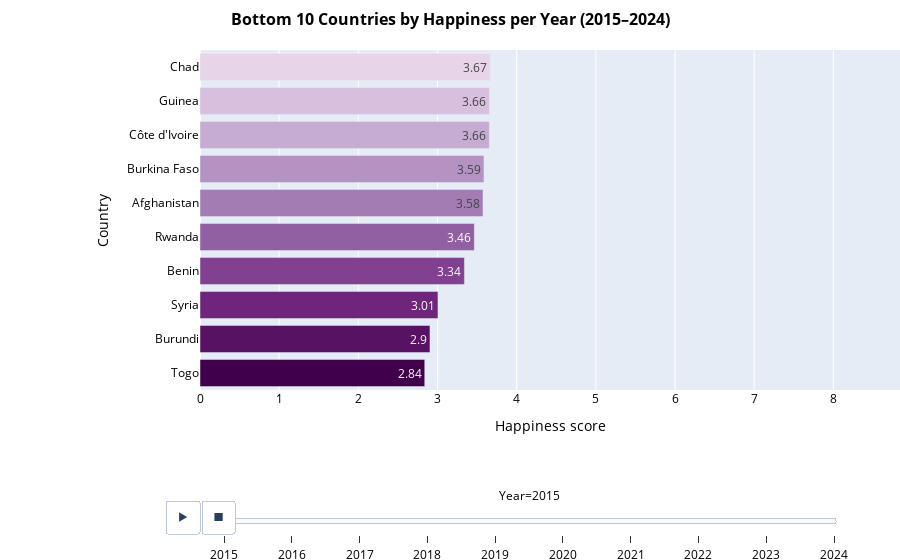

Source (notebook cell):
### Code cell
# Animated bar chart for bottom 10 Countries
bottom10_countries = (
    df.sort_values(['Year', 'Happiness score'], ascending=[True, False])
      .groupby('Year')
      .tail(10)
      .reset_index(drop=True)
)
years = sorted(bottom10_countries['Year'].unique())

red_stops = [colorscale[0][1], colorscale[1][1], colorscale[2][1],
               colorscale[3][1], colorscale[4][1]]
cmap = LinearSegmentedColormap.from_list('red', red_stops)
red_palette = [to_hex(cmap(i)) for i in np.linspace(0, 1, 10)]

# First year plot
first_year_data = (
    bottom10_countries[bottom10_countries['Year'] == years[0]]
    .sort_values('Happiness score', ascending=False)
)
n_colors = len(red_palette)
colors_first = [red_palette[n_colors - 1 - i] 
                for i in range(len(first_year_data))]

fig = go.Figure(
    data=[
        go.Bar(
            x=first_year_data['Happiness score'],
            y=first_year_data['Country standardized'],
            orientation='h',
            marker=dict(color=colors_first),
            text=first_year_data['Happiness score'].round(2),
            textposition='inside',
            texttemplate='%{text}',
            ids=first_year_data['Country standardized'],
            showlegend=False
        )
    ]
)

# Frames for simulating the animation
frames = []
for year in years:
    year_data = bottom10_countries[
        bottom10_countries['Year'] == year].sort_values(
        'Happiness score', ascending=False)
    colors = [red_palette[n_colors - 1 - i] for i in range(len(year_data))]

    frames.append(
        go.Frame(
            data=[
                go.Bar(
                    x=year_data['Happiness score'],
                    y=year_data['Country standardized'],
                    orientation='h',
                    marker=dict(color=colors),
                    text=year_data['Happiness score'].round(2),
                    textposition='inside',
                    texttemplate='%{text}',
                    ids=year_data['Country standardized']
                )
            ],
            name=str(year)
        )
    )
fig.frames = frames

# Modify the layout
fig.update_layout(
    margin=dict(l=200, r=0, t=50, b=150),

    title=dict(
        text="<b>Bottom 10 Countries by Happiness per Year (2015–2024)</b>",
        x=0.5,
        font=dict(size=16, color='black')
    ),

    xaxis=dict(
        title='Happiness score',
        title_font=dict(color='black'),
        tickfont=dict(color='black'),
        range=[0, top10_countries['Happiness score'].max() + 1]
    ),

    yaxis=dict(
        title='Country',
        title_font=dict(color='black'),
        tickfont=dict(color='black'),
        autorange='reversed'
    ),

    # Buttons
    updatemenus=[{
        'type': 'buttons',
        'direction': 'right',
        'showactive': False,
        'x': -0.05,
        'y': -0.42,
        'xanchor': 'left',
        'yanchor': 'bottom',
        'buttons': [
            {
                'label': '▶',
                'method': 'animate',
                'args':[None, {'frame': {'duration': 1000, 'redraw': True},
                               'fromcurrent': True,
                               'transition': {'duration': 300}}]
            },
            {
                'label': '■',
                'method': 'animate',
                'args':[[None], {'frame': {'duration': 0, 'redraw': True},
                                 'mode': 'immediate',
                                 'transition': {'duration': 0}}]
            }
        ]
    }],

    # Slider
    sliders=[{
        'active': 0,
        'x': 0.02,
        'y': -0.5,
        'xanchor': 'left',
        'yanchor': 'bottom',
        'currentvalue': {
            'prefix': 'Year=',
            'visible': True,
            'xanchor': 'center'
        },
        'len': 0.9,
        'steps': [
            {
                'args': [[str(year)], 
                         {'frame': {'duration': 800, 'redraw': True}, 
                          'mode':'immediate'}],
                'label': str(year),
                'method':'animate'
            } for year in years
        ],
        'font': {
            'color': 'black'
        }
    }]
)

output_path = os.path.join(
    visualizations_folder, 'interactive_bottom10_bar_chart_race.html')
fig.write_html(output_path)
fig.show()

### Figure 1 — Plotly figure (JSON) as saved in the notebook; plotly's stock layout.template omitted (floating-point values rounded to 4 significant figures)
{"data": [{"ids": ["Chad", "Guinea", "Côte d'Ivoire", "Burkina Faso", "Afghanistan", "Rwanda", "Benin", "Syria", "Burundi", "Togo"], "marker": {"color": ["#e7d4e8", "#d7bfdd", "#c6abd2", "#b493c3", "#a27cb3", "#9160a2", "#824190", "#6f257c", "#581264", "#40004b"]}, "orientation": "h", "showlegend": false, "text": [3.67, 3.66, 3.66, 3.59, 3.58, 3.46, 3.34, 3.01, 2.9, 2.84], "textposition": "inside", "texttemplate": "%{text}", "type": "bar", "x": [3.667, 3.656, 3.655, 3.587, 3.575, 3.465, 3.34, 3.006, 2.905, 2.839], "y": ["Chad", "Guinea", "Côte d'Ivoire", "Burkina Faso", "Afghanistan", "Rwanda", "Benin", "Syria", "Burundi", "Togo"]}], "layout": {"margin": {"b": 150, "l": 200, "r": 0, "t": 50}, "sliders": [{"active": 0, "currentvalue": {"prefix": "Year=", "visible": true, "xanchor": "center"}, "font": {"color": "black"}, "len": 0.9, "steps": [{"args": [["2015"], {"frame": {"duration": 800, "redraw": true}, "mode": "immediate"}], "label": "2015", "method": "animate"}, {"args": [["2016"], {"frame": {"duration": 800, "redraw": true}, "mode": "immediate"}], "label": "2016", "method": "animate"}, {"args": [["2017"], {"frame": {"duration": 800, "redraw": true}, "mode": "immediate"}], "label": "2017", "method": "animate"}, {"args": [["2018"], {"frame": {"duration": 800, "redraw": true}, "mode": "immediate"}], "label": "2018", "method": "animate"}, {"args": [["2019"], {"frame": {"duration": 800, "redraw": true}, "mode": "immediate"}], "label": "2019", "method": "animate"}, {"args": [["2020"], {"frame": {"duration": 800, "redraw": true}, "mode": "immediate"}], "label": "2020", "method": "animate"}, {"args": [["2021"], {"frame": {"duration": 800, "redraw": true}, "mode": "immediate"}], "label": "2021", "method": "animate"}, {"args": [["2022"], {"frame": {"duration": 800, "redraw": true}, "mode": "immediate"}], "label": "2022", "method": "animate"}, {"args": [["2023"], {"frame": {"duration": 800, "redraw": true}, "mode": "immediate"}], "label": "2023", "method": "animate"}, {"args": [["2024"], {"frame": {"duration": 800, "redraw": true}, "mode": "immediate"}], "label": "2024", "method": "animate"}], "x": 0.02, "xanchor": "left", "y": -0.5, "yanchor": "bottom"}], "title": {"font": {"color": "black", "size": 16}, "text": "<b>Bottom 10 Countries by Happiness per Year (2015–2024)</b>", "x": 0.5}, "updatemenus": [{"buttons": [{"args": [null, {"frame": {"duration": 1000, "redraw": true}, "fromcurrent": true, "transition": {"duration": 300}}], "label": "▶", "method": "animate"}, {"args": [[null], {"frame": {"duration": 0, "redraw": true}, "mode": "immediate", "transition": {"duration": 0}}], "label": "■", "method": "animate"}], "direction": "right", "showactive": false, "type": "buttons", "x": -0.05, "xanchor": "left", "y": -0.42, "yanchor": "bottom"}], "xaxis": {"range": [0, 8.842], "tickfont": {"color": "black"}, "title": {"font": {"color": "black"}, "text": "Happiness score"}}, "yaxis": {"autorange": "reversed", "tickfont": {"color": "black"}, "title": {"font": {"color": "black"}, "text": "Country"}}}}
